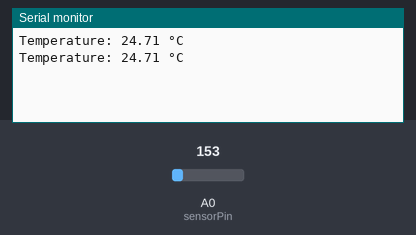
Recording of a sketch running on a simulated Arduino Uno, built with avr-gcc and run on an emulated ATmega328P. On the bench: the last lines printed to the serial monitor. Inputs (shaded band) come from the test bench; at power-on: A0 (sensorPin) = 153.

Above: at 1.8 s.
1.9 s: A0 (sensorPin) set to 165
At 2.8 s:
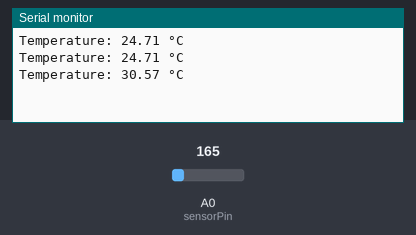
3.4 s: A0 (sensorPin) set to 175
At 4.4 s:
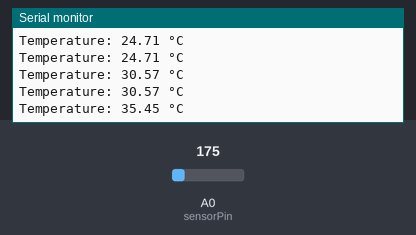
Timing chart, 0 to 6.4 s (numbered marks = the images above; inputs shaded):
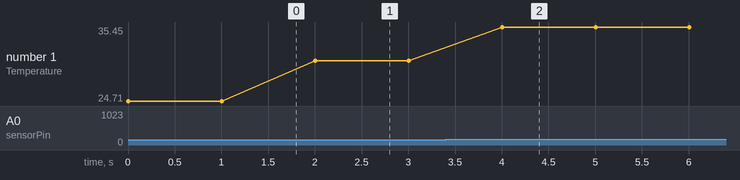

Measured:
- after the input at 1.9 s, the serial monitor: prints a new line after 0.10 s (image 1)
- after the input at 3.4 s, the serial monitor: prints a new line after 0.60 s (image 2)
- plotted number 1: 24.71 → 30.57 after the input at 1.9 s, 30.57 → 35.45 after the input at 3.4 s

The sketch:

temperature_monitoring_serial.ino.ino
```cpp
const int sensorPin = A0;
float voltage, temperature;

void setup() {
  Serial.begin(9600);
}

void loop() {
  int reading = analogRead(sensorPin);
  voltage = reading * 5.0 / 1024.0;
  temperature = (voltage - 0.5) * 100.0;  // TMP36 formula

  Serial.print("Temperature: ");
  Serial.print(temperature);
  Serial.println(" °C");

  delay(1000);
}
```
